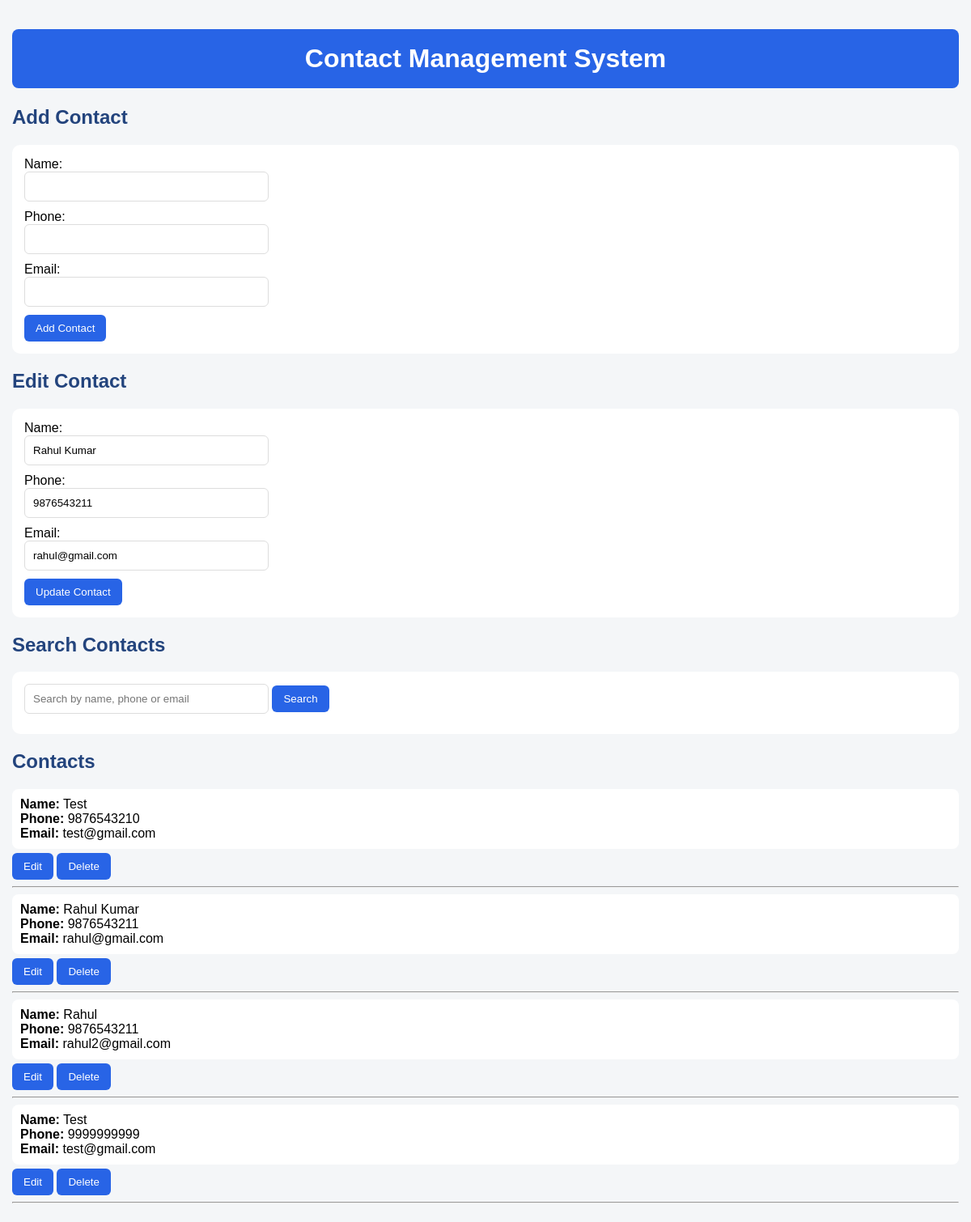
The app's page /index.php?edit_id=11 with its own data.
### tables this page shows
CREATE TABLE contacts (id INTEGER PRIMARY KEY AUTOINCREMENT, name TEXT NOT NULL, phone TEXT NOT NULL, email TEXT);

### index.php (the view, shortened to what this page needs)
<?php
$db = new SQLite3("contacts.db");
$db->exec("
    CREATE TABLE IF NOT EXISTS contacts (
        id INTEGER PRIMARY KEY AUTOINCREMENT,
        name TEXT NOT NULL,
        phone TEXT NOT NULL,
        email TEXT
    )
");
$edit_contact = null;
if (isset($_GET["edit_id"])) {
    $id = (int)$_GET["edit_id"];
    $stmt = $db->prepare(
        "SELECT * FROM contacts WHERE id = :id"
    );
    $stmt->bindValue(":id", $id, SQLITE3_INTEGER);
    $result = $stmt->execute();
    $edit_contact = $result->fetchArray(SQLITE3_ASSOC);
}
$search = trim($_GET["search"] ?? "");
if ($search !== "") {
    $stmt = $db->prepare(
        "SELECT * FROM contacts
         WHERE name LIKE :search
         OR phone LIKE :search
         OR email LIKE :search
         ORDER BY id DESC"
    );
    $stmt->bindValue(":search", "%" . $search . "%", SQLITE3_TEXT);
    $result = $stmt->execute();
} else {
    $result = $db->query(
        "SELECT * FROM contacts ORDER BY id DESC"
    );
}
?>
<!DOCTYPE html>
<html>
<head>
</head>
<body>
<h1>Contact Management System</h1>
<h2>Add Contact</h2>
<div class="box">
<form method="post">
    <label>Name:</label><br>
    <input type="text" name="name" required><br>
    <label>Phone:</label><br>
    <input type="text" name="phone" required pattern="[0-9]{10}" maxlength="10"><br>
    <label>Email:</label><br>
    <input type="email" name="email" required><br>
    <button type="submit">
        Add Contact
    </button>
</form>
</div>
<?php if ($edit_contact): ?>
<h2>Edit Contact</h2>
<div class="box">
<form method="post">
    <label>Name:</label><br>
    <input
        type="text"
        name="name"
        value="<?= htmlspecialchars($edit_contact["name"]) ?>"
        required
    ><br>
    <label>Phone:</label><br>
    <input
        type="text"
        name="phone"
        value="<?= htmlspecialchars($edit_contact["phone"]) ?>"
        required pattern="[0-9]{10}" maxlength="10"
    ><br>
    <label>Email:</label><br>
    <input
        type="email"
        name="email"
        value="<?= htmlspecialchars($edit_contact["email"]) ?>"
    ><br>
    <button type="submit">
        Update Contact
    </button>
</form>
</div>
<?php endif; ?>
<h2>Search Contacts</h2>
<div class="box">
<form method="get">
    <input
        type="text"
        name="search"
        placeholder="Search by name, phone or email"
        value="<?= htmlspecialchars($search) ?>"
    >
    <button type="submit">
        Search
    </button>
</form>
</div>
<h2>Contacts</h2>
<?php while ($row = $result->fetchArray(SQLITE3_ASSOC)): ?>
<div class="contact">
    <strong>Name:</strong>
    <?= htmlspecialchars($row["name"]) ?><br>
    <strong>Phone:</strong>
    <?= htmlspecialchars($row["phone"]) ?><br>
    <strong>Email:</strong>
    <?= htmlspecialchars($row["email"]) ?><br>
</div>
<form method="get" style="display:inline;">
    <button type="submit">
        Edit
    </button>
</form>
<form
    method="post"
    style="display:inline;"
    onsubmit="return confirm('Are you sure you want to delete this contact?');"
>
    <button type="submit">
        Delete
    </button>
</form>
<hr>
<?php endwhile; ?>
</body>
</html>

### index.php (style rules this page uses)
body { font-family: Arial, sans-serif; background: #f4f6f8; margin: 0; padding: 15px; }
h1 { background: #2864e6; color: white; text-align: center; padding: 18px; border-radius: 8px; }
h2 { color: #23447d; }
.box { background: white; padding: 15px; border-radius: 10px; margin-bottom: 15px; }
input { padding: 10px; width: 280px; max-width: 90%; margin-bottom: 10px; border: 1px solid #ddd; border-radius: 6px; }
button { background: #2864e6; color: white; border: none; padding: 9px 14px; border-radius: 6px; cursor: pointer; }
.contact { background: white; padding: 10px; border-radius: 8px; margin-bottom: 5px; }

### records on screen
contacts: name "Rahul Kumar", phone "9876543211", email "rahul@gmail.com"
contacts: name "Test", phone "9876543210", email "test@gmail.com"
contacts: name "Rahul", phone "9876543211", email "rahul2@gmail.com"
contacts: name "Test", phone "9999999999", email "test@gmail.com"
